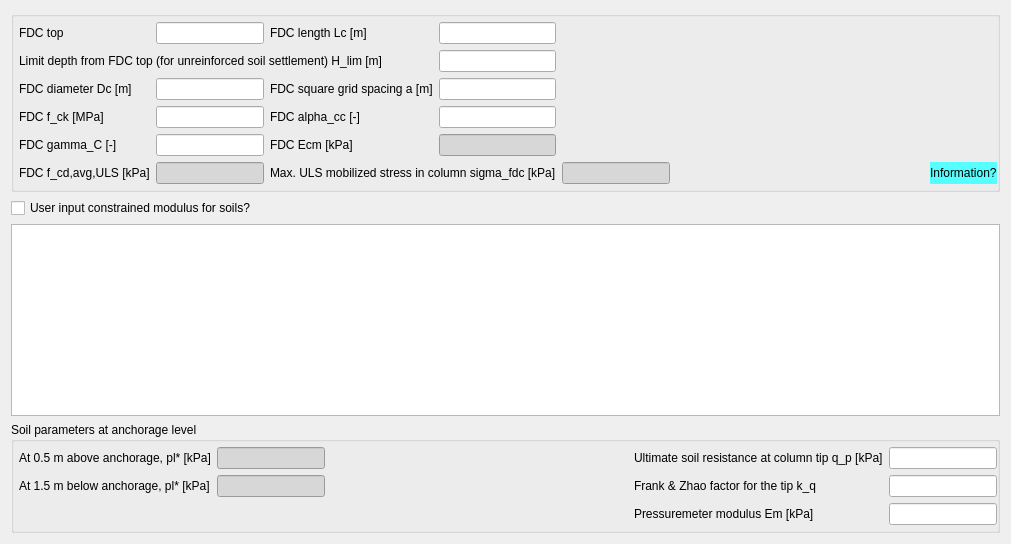
          <widget class="QWidget" name="tab_3">
           <attribute name="title">
            <string>FDC &amp;&amp; Soils</string>
           </attribute>
           <layout class="QVBoxLayout" name="verticalLayout_3">
            <item>
             <widget class="QGroupBox" name="groupBox">
              <property name="toolTip">
               <string/>
              </property>
              <property name="title">
               <string/>
              </property>
              <layout class="QGridLayout" name="gridLayout">
               <property name="leftMargin">
                <number>5</number>
               </property>
               <property name="topMargin">
                <number>5</number>
               </property>
               <property name="rightMargin">
                <number>0</number>
               </property>
               <property name="bottomMargin">
                <number>5</number>
               </property>
               <item row="4" column="0">
                <widget class="QLabel" name="label_5">
                 <property name="text">
                  <string>FDC f_ck [MPa]</string>
                 </property>
                </widget>
               </item>
               <item row="0" column="0">
                <widget class="QLabel" name="label">
                 <property name="text">
                  <string>FDC top</string>
                 </property>
                </widget>
               </item>
               <item row="5" column="6" colspan="4">
                <spacer name="horizontalSpacer_9">
                 <property name="orientation">
                  <enum>Qt::Horizontal</enum>
                 </property>
                 <property name="sizeHint" stdset="0">
                  <size>
                   <width>40</width>
                   <height>20</height>
                  </size>
                 </property>
                </spacer>
               </item>
               <item row="5" column="0">
                <widget class="QLabel" name="label_30">
                 <property name="text">
                  <string>FDC gamma_C [-]</string>
                 </property>
                </widget>
               </item>
               <item row="6" column="6" colspan="3">
                <spacer name="horizontalSpacer">
                 <property name="orientation">
                  <enum>Qt::Horizontal</enum>
                 </property>
                 <property name="sizeHint" stdset="0">
                  <size>
                   <width>248</width>
                   <height>20</height>
                  </size>
                 </property>
                </spacer>
               </item>
               <item row="2" column="0">
                <widget class="QLabel" name="label_3">
                 <property name="text">
                  <string>FDC diameter Dc [m]</string>
                 </property>
                </widget>
               </item>
               <item row="6" column="9">
                <widget class="QLabel" name="label_31">
                 <property name="toolTip">
                  <string>&lt;html&gt;&lt;head/&gt;&lt;body&gt;&lt;p&gt;&lt;span style=&quot; font-family:'Times New Roman,serif'; font-size:12pt;&quot;&gt;* Soil parameters:&lt;/span&gt;&lt;/p&gt;&lt;p&gt;&lt;span style=&quot; font-family:'Times New Roman,serif'; font-size:12pt;&quot;&gt;Eoedometric modulus and other stiffness parameters are initially shown as EoedRef values (HS or HS-small soil models). Values for Poission's ratio nu and self-weight of soil gammaSat are also taken from defined soil layers.&lt;/span&gt;&lt;/p&gt;&lt;p&gt;&lt;span style=&quot; font-family:'Times New Roman,serif'; font-size:12pt;&quot;&gt;Young modulus is calculated by the relation Eoed = Ey*(1-nu)/((1+nu)*(1-2*nu))&lt;/span&gt;&lt;/p&gt;&lt;p&gt;&lt;span style=&quot; font-family:'Times New Roman,serif'; font-size:12pt;&quot;&gt;Pressuremeter modulus Em = Ey*alpha.&lt;/span&gt;&lt;/p&gt;&lt;p&gt;&lt;span style=&quot; font-family:'Times New Roman,serif'; font-size:12pt;&quot;&gt;Limit pressure pl = Em/10.&lt;/span&gt;&lt;/p&gt;&lt;p&gt;&lt;span style=&quot; font-family:'Times New Roman,serif'; font-size:12pt;&quot;&gt;Additional soil parameters such as limit skin friction q_s, k_t, and K*tan(delta) are suggested values for the selected soil type.&lt;/span&gt;&lt;/p&gt;&lt;p&gt;&lt;span style=&quot; font-family:'Times New Roman,serif'; font-size:12pt;&quot;/&gt;&lt;/p&gt;&lt;p&gt;&lt;span style=&quot; font-family:'Times New Roman,serif'; font-size:12pt;&quot;&gt;* Stress-dependent stiffness:&lt;/span&gt;&lt;/p&gt;&lt;p&gt;&lt;span style=&quot; font-family:'Times New Roman,serif'; font-size:12pt;&quot;&gt;To take their stress-dependency in to account, in data assembly step however, stiffness moduli of soils are calculated based on the vertical effective stress sigma_v', and v_e and w_e parameters for each of the sub soillayers.&lt;/span&gt;&lt;/p&gt;&lt;p align=&quot;center&quot;&gt;&lt;span style=&quot; font-family:'Times New Roman,serif'; font-size:12pt;&quot;&gt;Eoed = v_e * 100 * (sigma_v'/100)^w_e.&lt;/span&gt;&lt;/p&gt;&lt;p&gt;&lt;span style=&quot; font-family:'Times New Roman,serif'; font-size:12pt;&quot;&gt;In calculation the stress-dependent stiffness, the surcharge for the unreinforced case is taken as a half of the total surcharge to compensate for decreasing settlement due to surcharge along depth. The surcharge for the reinforced as is taken as zero as most of the load will be transferred to columns.&lt;/span&gt;&lt;/p&gt;&lt;p&gt;&lt;span style=&quot; font-family:'Times New Roman,serif'; font-size:12pt;&quot;&gt;In optimization, the soil bearing at anchorage is automatically updated based on the stress-dependent stiffness at toe of the FDC.&lt;/span&gt;&lt;/p&gt;&lt;p&gt;&lt;span style=&quot; font-family:'Times New Roman,serif'; font-size:12pt;&quot;/&gt;&lt;/p&gt;&lt;p&gt;&lt;span style=&quot; font-family:'Times New Roman,serif'; font-size:12pt;&quot;&gt;* Improved soil clusters for PLAXIS2D:&lt;/span&gt;&lt;/p&gt;&lt;p&gt;&lt;span style=&quot; font-family:'Times New Roman,serif'; font-size:12pt;&quot;&gt;The improvement factors ‘n_factor’ is calculated by taking ratio between the unreinforced soil settlement and the reinforced soil settlement for each of the sub soillayers, i.e. n_factor_layer = (u_s_unreinf_layer – u_s_unreinf_lower_layer)/ (u_s_reinf_layer – u_s_reinf_lower_layer).&lt;/span&gt;&lt;/p&gt;&lt;p&gt;&lt;span style=&quot; font-family:'Times New Roman,serif'; font-size:12pt;&quot;/&gt;&lt;/p&gt;&lt;p&gt;&lt;span style=&quot; font-family:'Times New Roman,serif'; font-size:12pt;&quot;&gt;When sub soillayers are assigned to PLAXIS2D model, the Jointed Rock model is used for assignment of the anisotropic stiffness. Only stiffness in the vertical direction is improved by the calculated improvement factors 'n_factor' while stiffness in the horizontal direction is updated as stress-dependent stiffness. The maximal improved stiffness is limited at the smeared stiffness of FDC material, i.e. E_s_improved = min(E_s * n_factor, Ecm*alpha), where alpha is the replacement ratio.&lt;/span&gt;&lt;/p&gt;&lt;/body&gt;&lt;/html&gt;</string>
                 </property>
                 <property name="styleSheet">
                  <string notr="true">background-color: rgb(85, 255, 255);</string>
                 </property>
                 <property name="text">
                  <string>Information?</string>
                 </property>
                </widget>
               </item>
               <item row="6" column="0">
                <widget class="QLabel" name="label_24">
                 <property name="text">
                  <string>FDC f_cd,avg,ULS [kPa]</string>
                 </property>
                </widget>
               </item>
               <item row="6" column="1">
                <widget class="QLineEdit" name="lineEdit_23">
                 <property name="sizePolicy">
                  <sizepolicy hsizetype="Preferred" vsizetype="Fixed">
                   <horstretch>0</horstretch>
                   <verstretch>0</verstretch>
                  </sizepolicy>
                 </property>
                 <property name="styleSheet">
                  <string notr="true">background-color: rgb(215, 215, 215);</string>
                 </property>
                 <property name="readOnly">
                  <bool>true</bool>
                 </property>
                </widget>
               </item>
               <item row="5" column="1">
                <widget class="QLineEdit" name="lineEdit_29">
                 <property name="sizePolicy">
                  <sizepolicy hsizetype="Preferred" vsizetype="Fixed">
                   <horstretch>0</horstretch>
                   <verstretch>0</verstretch>
                  </sizepolicy>
                 </property>
                </widget>
               </item>
               <item row="4" column="1">
                <widget class="QLineEdit" name="lineEdit_5">
                 <property name="sizePolicy">
                  <sizepolicy hsizetype="Preferred" vsizetype="Fixed">
                   <horstretch>0</horstretch>
                   <verstretch>0</verstretch>
                  </sizepolicy>
                 </property>
                </widget>
               </item>
               <item row="2" column="1">
                <widget class="QLineEdit" name="lineEdit_3">
                 <property name="sizePolicy">
                  <sizepolicy hsizetype="Preferred" vsizetype="Fixed">
                   <horstretch>0</horstretch>
                   <verstretch>0</verstretch>
                  </sizepolicy>
                 </property>
                </widget>
               </item>
               <item row="0" column="1">
                <widget class="QLineEdit" name="lineEdit">
                 <property name="sizePolicy">
                  <sizepolicy hsizetype="Preferred" vsizetype="Fixed">
                   <horstretch>0</horstretch>
                   <verstretch>0</verstretch>
                  </sizepolicy>
                 </property>
                </widget>
               </item>
               <item row="1" column="0" colspan="3">
                <widget class="QLabel" name="label_32">
                 <property name="text">
                  <string>Limit depth from FDC top (for unreinforced soil settlement) H_lim [m]</string>
                 </property>
                </widget>
               </item>
               <item row="0" column="2">
                <widget class="QLabel" name="label_2">
                 <property name="text">
                  <string>FDC length Lc [m]</string>
                 </property>
                </widget>
               </item>
               <item row="0" column="3">
                <widget class="QLineEdit" name="lineEdit_2">
                 <property name="sizePolicy">
                  <sizepolicy hsizetype="Preferred" vsizetype="Fixed">
                   <horstretch>0</horstretch>
                   <verstretch>0</verstretch>
                  </sizepolicy>
                 </property>
                </widget>
               </item>
               <item row="1" column="3">
                <widget class="QLineEdit" name="lineEdit_31">
                 <property name="sizePolicy">
                  <sizepolicy hsizetype="Preferred" vsizetype="Fixed">
                   <horstretch>0</horstretch>
                   <verstretch>0</verstretch>
                  </sizepolicy>
                 </property>
                </widget>
               </item>
               <item row="2" column="2">
                <widget class="QLabel" name="label_4">
                 <property name="text">
                  <string>FDC square grid spacing a [m]</string>
                 </property>
                </widget>
               </item>
               <item row="4" column="2">
                <widget class="QLabel" name="label_28">
                 <property name="text">
                  <string>FDC alpha_cc [-]</string>
                 </property>
                </widget>
               </item>
               <item row="5" column="2">
                <widget class="QLabel" name="label_18">
                 <property name="text">
                  <string>FDC Ecm [kPa]</string>
                 </property>
                </widget>
               </item>
               <item row="2" column="3">
                <widget class="QLineEdit" name="lineEdit_4">
                 <property name="sizePolicy">
                  <sizepolicy hsizetype="Preferred" vsizetype="Fixed">
                   <horstretch>0</horstretch>
                   <verstretch>0</verstretch>
                  </sizepolicy>
                 </property>
                </widget>
               </item>
               <item row="4" column="3">
                <widget class="QLineEdit" name="lineEdit_27">
                 <property name="sizePolicy">
                  <sizepolicy hsizetype="Preferred" vsizetype="Fixed">
                   <horstretch>0</horstretch>
                   <verstretch>0</verstretch>
                  </sizepolicy>
                 </property>
                </widget>
               </item>
               <item row="5" column="3">
                <widget class="QLineEdit" name="lineEdit_30">
                 <property name="sizePolicy">
                  <sizepolicy hsizetype="Preferred" vsizetype="Fixed">
                   <horstretch>0</horstretch>
                   <verstretch>0</verstretch>
                  </sizepolicy>
                 </property>
                 <property name="styleSheet">
                  <string notr="true">background-color: rgb(215, 215, 215);</string>
                 </property>
                 <property name="readOnly">
                  <bool>true</bool>
                 </property>
                </widget>
               </item>
               <item row="6" column="5">
                <widget class="QLineEdit" name="lineEdit_39">
                 <property name="sizePolicy">
                  <sizepolicy hsizetype="Preferred" vsizetype="Fixed">
                   <horstretch>0</horstretch>
                   <verstretch>0</verstretch>
                  </sizepolicy>
                 </property>
                 <property name="styleSheet">
                  <string notr="true">background-color: rgb(215, 215, 215);</string>
                 </property>
                 <property name="readOnly">
                  <bool>true</bool>
                 </property>
                </widget>
               </item>
               <item row="6" column="2" colspan="2">
                <widget class="QLabel" name="label_40">
                 <property name="text">
                  <string>Max. ULS mobilized stress in column sigma_fdc [kPa]</string>
                 </property>
                </widget>
               </item>
              </layout>
             </widget>
            </item>
            <item>
             <widget class="QCheckBox" name="checkBox_3">
              <property name="text">
               <string>User input constrained modulus for soils?</string>
              </property>
             </widget>
            </item>
            <item>
             <widget class="QTableWidget" name="tableWidget">
              <attribute name="horizontalHeaderDefaultSectionSize">
               <number>80</number>
              </attribute>
             </widget>
            </item>
            <item>
             <widget class="QGroupBox" name="groupBox_2">
              <property name="title">
               <string>Soil parameters at anchorage level</string>
              </property>
              <layout class="QGridLayout" name="gridLayout_2">
               <property name="leftMargin">
                <number>5</number>
               </property>
               <property name="topMargin">
                <number>5</number>
               </property>
               <property name="rightMargin">
                <number>0</number>
               </property>
               <property name="bottomMargin">
                <number>5</number>
               </property>
               <item row="2" column="5">
                <widget class="QLineEdit" name="lineEdit_9">
                 <property name="sizePolicy">
                  <sizepolicy hsizetype="Preferred" vsizetype="Fixed">
                   <horstretch>0</horstretch>
                   <verstretch>0</verstretch>
                  </sizepolicy>
                 </property>
                 <property name="styleSheet">
                  <string notr="true"/>
                 </property>
                 <property name="readOnly">
                  <bool>false</bool>
                 </property>
                </widget>
               </item>
               <item row="0" column="3">
                <widget class="QLabel" name="label_8">
                 <property name="text">
                  <string>Ultimate soil resistance at column tip q_p [kPa]</string>
                 </property>
                </widget>
               </item>
               <item row="0" column="2">
                <spacer name="horizontalSpacer_2">
                 <property name="orientation">
                  <enum>Qt::Horizontal</enum>
                 </property>
                 <property name="sizeHint" stdset="0">
                  <size>
                   <width>185</width>
                   <height>20</height>
                  </size>
                 </property>
                </spacer>
               </item>
               <item row="0" column="0">
                <widget class="QLabel" name="label_6">
                 <property name="text">
                  <string>At 0.5 m above anchorage, pl* [kPa]</string>
                 </property>
                </widget>
               </item>
               <item row="3" column="3">
                <widget class="QLabel" name="label_10">
                 <property name="text">
                  <string>Pressuremeter modulus Em [kPa]</string>
                 </property>
                </widget>
               </item>
               <item row="0" column="1">
                <widget class="QLineEdit" name="lineEdit_6">
                 <property name="sizePolicy">
                  <sizepolicy hsizetype="Preferred" vsizetype="Fixed">
                   <horstretch>0</horstretch>
                   <verstretch>0</verstretch>
                  </sizepolicy>
                 </property>
                 <property name="styleSheet">
                  <string notr="true">background-color: rgb(215, 215, 215);</string>
                 </property>
                 <property name="readOnly">
                  <bool>true</bool>
                 </property>
                </widget>
               </item>
               <item row="0" column="5">
                <widget class="QLineEdit" name="lineEdit_8">
                 <property name="sizePolicy">
                  <sizepolicy hsizetype="Preferred" vsizetype="Fixed">
                   <horstretch>0</horstretch>
                   <verstretch>0</verstretch>
                  </sizepolicy>
                 </property>
                 <property name="styleSheet">
                  <string notr="true"/>
                 </property>
                 <property name="readOnly">
                  <bool>false</bool>
                 </property>
                </widget>
               </item>
               <item row="2" column="3">
                <widget class="QLabel" name="label_9">
                 <property name="text">
                  <string>Frank &amp; Zhao factor for the tip k_q</string>
                 </property>
                </widget>
               </item>
               <item row="3" column="5">
                <widget class="QLineEdit" name="lineEdit_10">
                 <property name="sizePolicy">
                  <sizepolicy hsizetype="Preferred" vsizetype="Fixed">
                   <horstretch>0</horstretch>
                   <verstretch>0</verstretch>
                  </sizepolicy>
                 </property>
                 <property name="styleSheet">
                  <string notr="true"/>
                 </property>
                 <property name="readOnly">
                  <bool>false</bool>
                 </property>
                </widget>
               </item>
               <item row="2" column="0">
                <widget class="QLabel" name="label_7">
                 <property name="text">
                  <string>At 1.5 m below anchorage, pl* [kPa]</string>
                 </property>
                </widget>
               </item>
               <item row="2" column="1">
                <widget class="QLineEdit" name="lineEdit_7">
                 <property name="sizePolicy">
                  <sizepolicy hsizetype="Preferred" vsizetype="Fixed">
                   <horstretch>0</horstretch>
                   <verstretch>0</verstretch>
                  </sizepolicy>
                 </property>
                 <property name="styleSheet">
                  <string notr="true">background-color: rgb(215, 215, 215);</string>
                 </property>
                 <property name="readOnly">
                  <bool>true</bool>
                 </property>
                </widget>
               </item>
              </layout>
             </widget>
            </item>
           </layout>
          </widget>
